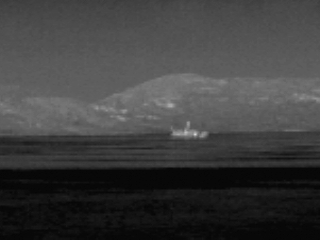
%> input picture ship/4.bmp, 320 x 240 px
$ octave net2dfft.m   (GNU Octave 9; MATLAB toolbox functions it lacks are replaced by stand-ins)
%> lines starting %> are read from the running program, lines starting %| are printed output that depends on the picture; in (x1, y1, x2, y2) boxes, pixels count from 0 and x2, y2 are one past the last pixel; in counts of white or black regions, pixels touching at a corner belong together; the program's own positions count from 1
close all ;clear
%f=[1:4;5:8;9:12;13:16]
f=imread('4.bmp');
%> f is the input picture: size 240x320x3 uint8; min 5, max 214, mean 62.4
f=rgb2gray(f);
%> f: size 240x320 uint8
 figure(1)
%f=[1:5;6:10;11:15;16:20;21:25]
subplot(2,2,1),imshow(f,[]);
[M,N]=size(f);
%> M = 240; N = 320
M=M/2;
%> M = 120
N=N/2;
%> N = 160
%二维傅里叶变换
F=fft2(f);
FS=fftshift(F);

%频谱
S=log(1+abs(FS));
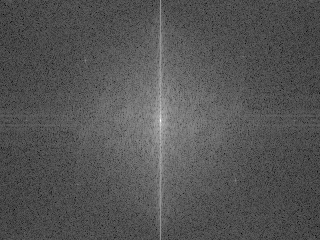
%> S: size 240x320 double; min 0.803, max 15.38, mean 5.67; drawn with min black and max white
subplot(2,2,3);imshow(S,[]);
figure(2)
imshow(S,[]);
% 二维傅里叶逆变换
  H=ones(2*M,2*N);
 H(1:100,155:165)=0;
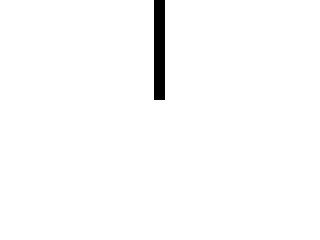
%> H: size 240x320 double; values 0 (black) and 1 (white), 98.6% white; 1 black region, box (x1, y1, x2, y2) and area: (154, 0, 165, 100) 1100
 H(100:240,155:165)=0;
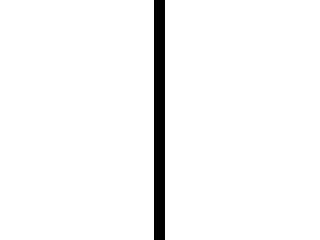
%> H: size 240x320 double; values 0 (black) and 1 (white), 96.6% white; 1 black region, box (x1, y1, x2, y2) and area: (154, 0, 165, 240) 2640

 FS=H.*FS;
 figure(1)
  subplot(2,2,2),imshow(log(1+abs(FS)),[]);
%> after `imshow(log(1+abs(FS)),[])`:
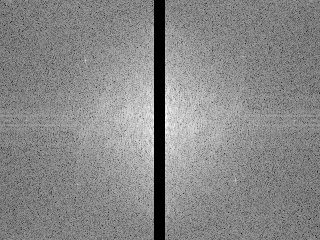
%> displayed picture: size 240x320, on the screen's scale of 0 to 255; min 0, max 255, mean 135.3
fr=real(ifft2(ifftshift(FS)));
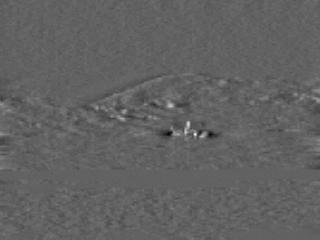
%> fr: size 240x320 double; min -45.61, max 72.9, mean 0; drawn with min black and max white
ret=im2uint8(mat2gray(fr));
subplot(2,2,4),imshow(ret);
figure(3)
imshow(ret)

$ run again, with ship/1.bmp copied over ship/4.bmp
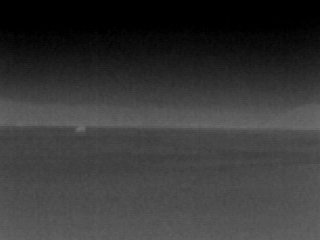
%> input picture ship/1.bmp, 320 x 240 px
%> f is the input picture: size 240x320x3 uint8; min 0, max 111, mean 54.8
%> f: size 240x320 uint8
%> `imshow(log(1+abs(FS)),[])`:
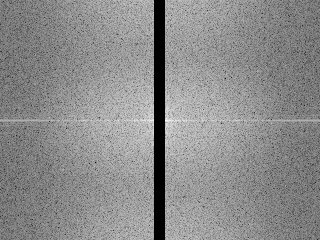
%> displayed picture: size 240x320, on the screen's scale of 0 to 255; min 0, max 255, mean 139.3
%> `fr=real(ifft2(ifftshift(FS)));`:
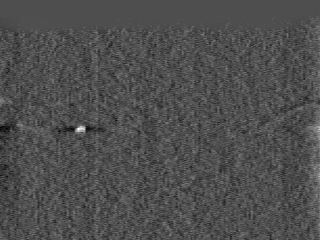
%> fr: size 240x320 double; min -12.59, max 28.16, mean 0; drawn with min black and max white

$ run again, with ship/10.bmp copied over ship/4.bmp
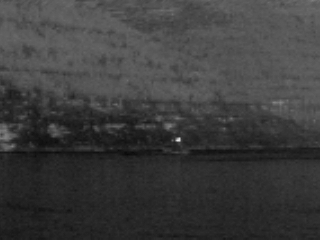
%> input picture ship/10.bmp, 320 x 240 px
%> f is the input picture: size 240x320x3 uint8; min 8, max 228, mean 61.1
%> f: size 240x320 uint8
%> `imshow(log(1+abs(FS)),[])`:
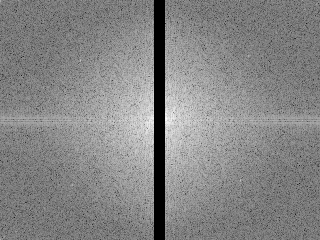
%> displayed picture: size 240x320, on the screen's scale of 0 to 255; min 0, max 255, mean 133.1
%> `fr=real(ifft2(ifftshift(FS)));`:
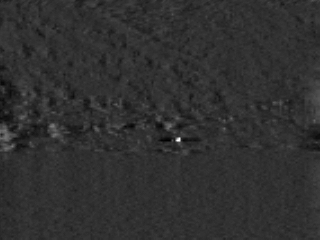
%> fr: size 240x320 double; min -36.44, max 154.8, mean 0; drawn with min black and max white
